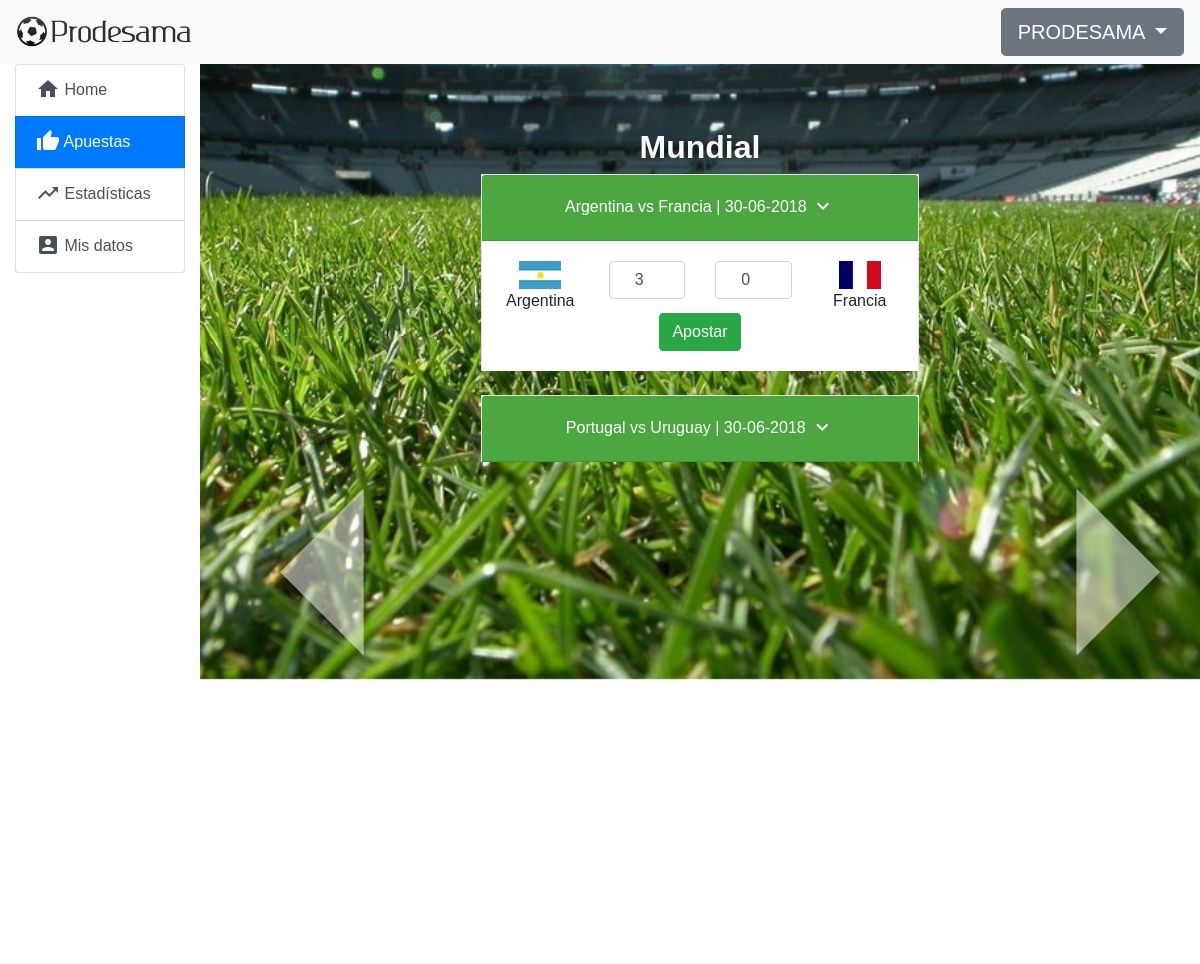
Screenshot of /home/apuestas (signed in) with the database file from the repository.
### prode/models.py (models this page shows, shortened)
class Competition(models.Model):
    name = models.CharField(max_length=100)
    available = models.BooleanField(default=False)

class Match(models.Model):
    start = models.DateTimeField()
    end = models.DateTimeField()
    team1 = models.ForeignKey(Team, on_delete=models.CASCADE, related_name='+')
    team2 = models.ForeignKey(Team, on_delete=models.CASCADE, related_name='+')
    team1_score = models.PositiveIntegerField(default=0)
    team2_score = models.PositiveIntegerField(default=0)
    competition = models.ForeignKey(Competition, on_delete=models.CASCADE, null=True)
    def is_unavailable(self):
        now = timezone.now()
        start = self.start - timedelta(hours=1)
        return now >= start
    def __str__(self):
        return (self.team1.name + " vs " + self.team2.name)

class Team(models.Model):
    name = models.CharField(max_length=50)
    flag = models.ImageField(upload_to='prode/images/flags/')

class Bet(models.Model):
    user = models.ForeignKey(User, related_name='bets', blank=True, on_delete=models.CASCADE)
    match = models.ForeignKey(Match, on_delete=models.CASCADE, related_name='bets')
    team1_score = models.PositiveIntegerField(default=0)
    team2_score = models.PositiveIntegerField(default=0)
    result = models.PositiveIntegerField(default=0, null=True)
    calculated = models.BooleanField(default=False)
    class Meta:
        unique_together = ('user', 'match')

### prode/views.py (the view, shortened to what this page needs)
# urls.py: path('home/apuestas', login_required(views.BetView.as_view()), name='apuestas'),
class BetView(generic.DetailView):
    template_name = 'prode/apuestas.html'
    def get(self, request):
        m = Match.objects.all().order_by('start')
        competitions = Competition.objects.filter(available=True)
        matchs = []
        for i in m:
            if i.is_unavailable() == False:
                matchs.append(i)
        form = BetForm()
        bets = Bet.objects.all()
        args = {'form': form, 'matchs': matchs[:10], 'bets': bets, 'competitions': competitions}
        return render(request, self.template_name, args)

### prode/forms.py
class BetForm(forms.ModelForm):
    team1_score = forms.IntegerField(min_value=0, max_value=15)
    team2_score = forms.IntegerField(min_value=0, max_value=15)
    match = forms.ModelChoiceField(queryset=Match.objects.only('id'))
    class Meta:
        model = Bet
        fields = ('team1_score', 'team2_score', 'match')

### prode/templates/prode/apuestas.html (shortened to what this page needs)
{% extends "prode/navigation.html" %}
{% load static %}
{% block content %}
<div id="betsCarousel" class="carousel slide" data-ride="carousel" data-interval="false">
    <div class="carousel-inner">
        {% for c in competitions %}
            {% if forloop.first %}
                <div class="carousel-item active">
            {% else %}
                <div class="carousel-item">
            {% endif %}
            <h2 class="text-light text-center" style="font-family: serif">
                <strong>{{c.name}}</strong>
            </h2>
                <div class="lista-proximos-partidos">
                    <div class="row text-center">
                        <div class="col-md-6 offset-md-3">
                            {% for match in matchs %}
                                {% if c.name == match.competition.name %}
                                    <form method="POST">
                                            <div class="accordion" id="accordionBet">
                                                <div class="card">
                                                    <div class="card-header" id="heading{{ forloop.counter }}" style="background: rgb(76, 167, 65)">
                                                        <h5 class="mb-0">
                                                            <button {% if forloop.first %} class="btn btn-link text-white" aria-expanded="true" {% else %} class="btn btn-link collapsed text-white" aria-expanded="false"{% endif %}
                                                                type="button" data-toggle="collapse" data-target="#collapse{{ forloop.counter }}" aria-controls="collapse{{ forloop.counter }}">
                                                                {{ match }} |
                                                                {{ match.start|date:'d-m-Y' }}
                                                                <i class="material-icons vertical-align-middle padding-bottom-3">
                                                                </i>
                                                            </button>
                                                        </h5>
                                                    </div>
                                                    <div id="collapse{{ forloop.counter }}" {% if forloop.first %} class="collapse show" {% else %} class="collapse" {% endif %} aria-labelledby="heading{{ forloop.counter }}" data-parent="#accordionBet">
                                                            <div class="card-body">
                                                                <div class="row">
                                                        <div class="col">
                                                            <img src="{{ '/static/' }}{{ match.team1.flag }}" alt="Bandera">
                                                            <br>
                                                            {{ match.team1.name }}
                                                        </div>
                                                        <div class="col">
                                                                <input type="number" name="team1_score" max="15" id="id_team1_score" min="0" class="form-control text-center" required=""
                                                                {% for bet in bets %} {% if match.id == bet.match.id %} value="{{ bet.team1_score }}" {% endif %} {% endfor %}>
                                                        </div>
                                                        <div class="col">
                                                                <input type="number" name="team2_score" max="15" id="id_team2_score" min="0" class="form-control text-center" required=""
                                                                {% for bet in bets %} {% if match.id == bet.match.id %} value="{{ bet.team2_score }}" {% endif %} {% endfor %}>
                                                        </div>
                                                        <div class="col">
                                                            <img src="{{ '/static/' }}{{ match.team2.flag }}" alt="Bandera">
                                                            <br>
                                                            {{ match.team2.name }}
                                                        </div>
                                                                </div>
                                                                    <button class="btn btn-success" type="submit">Apostar</button>
                                                            </div>
                                                    </div>
                                                </div>
                                            </div>
                                    </form>
                                    <br>
                                {% endif %}
                            {% endfor %}
                        </div>
                    </div>
                </div>
                </div>
        {% endfor %}
    </div>
    <a class="carousel-control-prev" href="#betsCarousel" role="button" data-slide="prev">
            <i class="material-icons" style="font-size: 400px; color: white">
            </i>
    </a>
    <a class="carousel-control-next" href="#betsCarousel" role="button" data-slide="next">
            <i class="material-icons" style="font-size: 400px; color: white">
            </i>
    </a>
</div>
{% endblock %}

### prode/templates/prode/base.html (shortened to what this page needs)
{% load static %}
<!doctype html>
<html lang="en">
<head>
    <link rel="stylesheet" type="text/css" href="{% static 'prode/css/style.css' %}" />
    <link rel="stylesheet" href="https://stackpath.bootstrapcdn.com/bootstrap/4.1.1/css/bootstrap.min.css">
</head>
<body style="overflow-x: hidden">
    <nav class="navbar navbar-expand-xl navbar-light bg-light">
        <a href="{% url 'prode:index' %}"><img class="navbar-brand" src="{% static 'prode/images/prodelogo2.png' %}" alt="PRODESAMA" width="180" height="auto"></a>
        <div class="collapse navbar-collapse" id="navbarSupportedContent">
            <ul class="navbar-nav ml-auto">
                {% if user.is_authenticated %}
                    <div class="dropdown">
                        <button class="btn btn-secondary btn-lg dropdown-toggle" type="button" id="dropdownMenuButton" data-toggle="dropdown" aria-haspopup="true" aria-expanded="false" style="text-transform: uppercase">
                            {{ user.username }}
                        </button>
                    </div>
                {% endif %}
            </ul>
        </div>
    </nav>
    {% block body_block %}
    {% endblock %}
</body>
</html>

### prode/static/prode/css/style.css (style rules this page uses)
* { font-family: sans-serif; }
.lista-proximos-partidos { height: 350px; width: auto; overflow-y: auto; overflow-x:hidden; }
.vertical-align-middle { vertical-align: middle; }
.padding-bottom-3 { padding-bottom: 3px; }

### prode/templates/prode/apuestas.html (style rules this page uses)
.carousel-control-prev, .carousel-control-next { margin-top: 15%; position: fixed; margin-left: 20%; }

### rows the page displays
Competition: name "Mundial"
Match: team1+team2 "Argentina vs Francia", start "30-06-2018", team1.flag (picture), team1.name "Argentina", team2.flag (picture), team2.name "Francia"
Bet: team1_score "3", team2_score "0"
Match: team1+team2 "Portugal vs Uruguay", start "30-06-2018"

### other values shown
{{ user.username }} "PRODESAMA"
